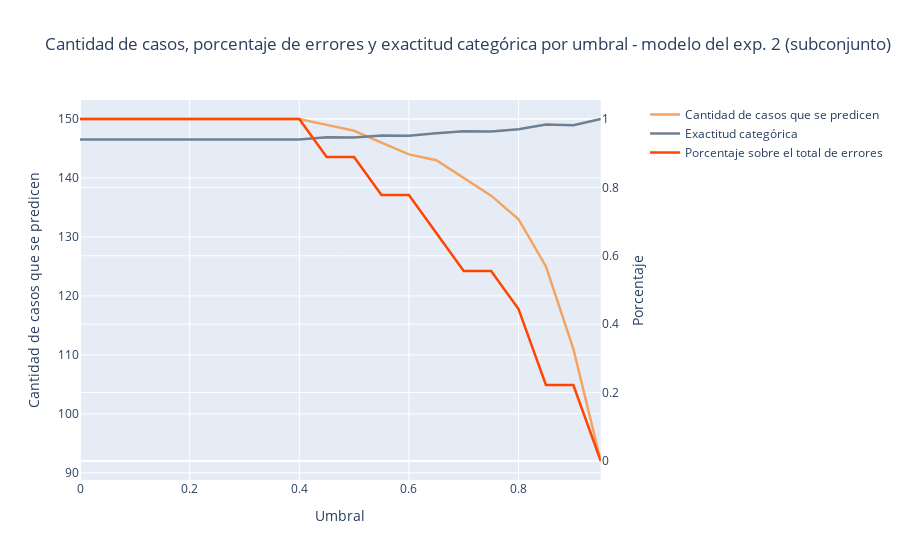
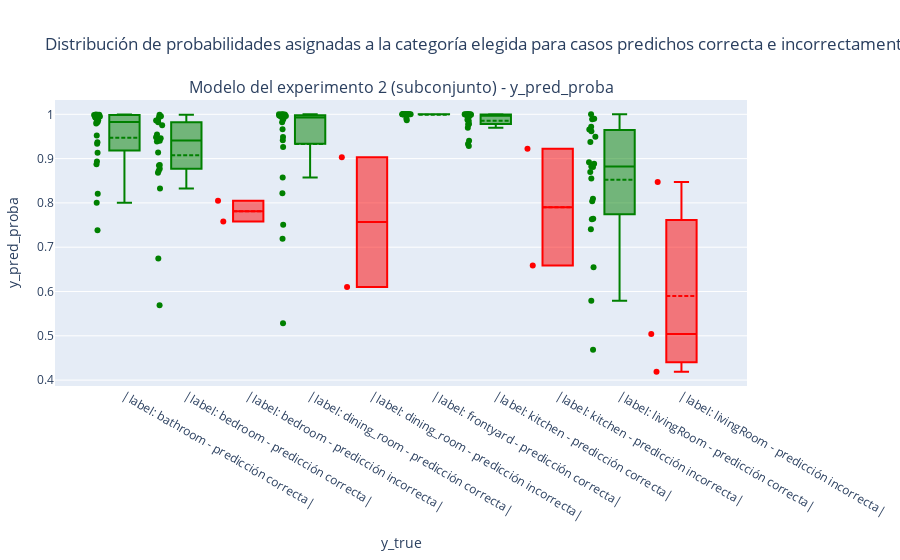
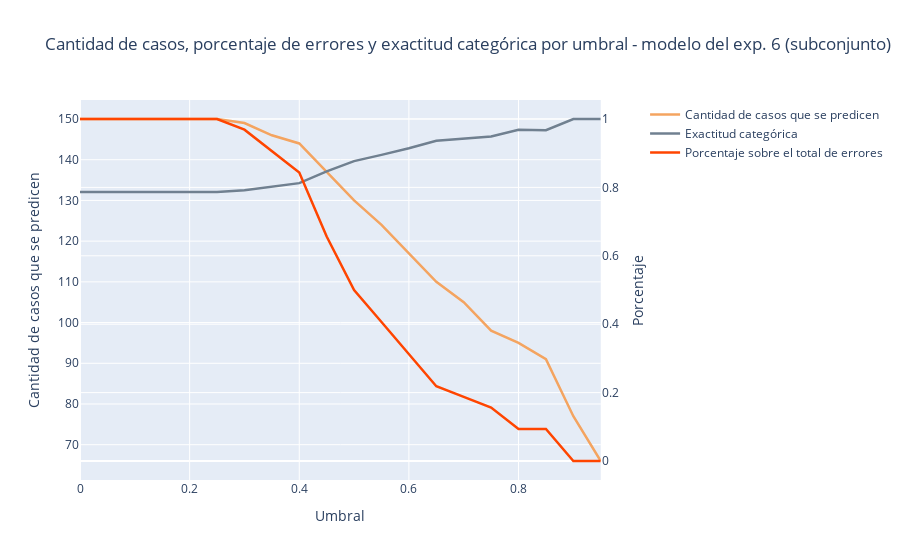
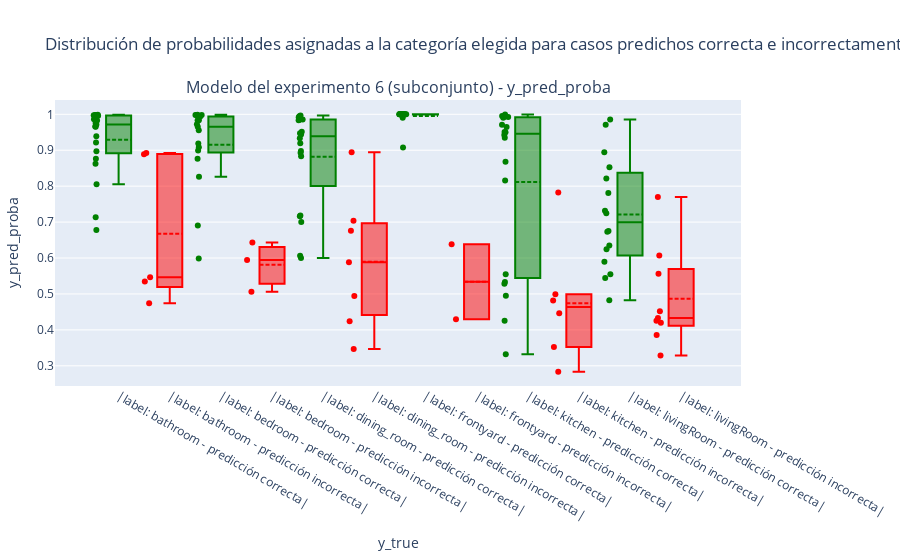

The cell these charts' notebook holds for them, in order:
### Code cell
for path, dataset, exp in [(path1, dataset1, '2 (subconjunto)'), (path2, dataset2, '6 (subconjunto)')]:
    model, test_generator, validation_generator, test_dataset_path = load_model(path, dataset)

    df_pred_test = get_df_pred(model, test_generator, test_dataset_path)

    d = print_pred_proba_error_by_category(df_pred_test)

    d = print_error_by_category(df_pred_test)

    errors, pct, rights, counts = get_error_by_threshold(df_pred_test)

    plot_errors_and_pct_series(pct, rights, counts, exp)
    
    plot_distribution_of_features_by_label(df_pred_test, features=['y_pred_proba'], exp=exp)
    
    print()
    print()
    print()
    print()

### Figure 1 — Plotly figure (JSON) as saved in the notebook; plotly's stock layout.template omitted (floating-point values rounded to 4 significant figures)
{"data": [{"line": {"color": "sandybrown", "width": 2.5}, "name": "Cantidad de casos que se predicen", "opacity": 1, "showlegend": true, "type": "scatter", "x": [0, 0.05, 0.1, 0.15, 0.2, 0.25, 0.3, 0.35, 0.4, 0.45, 0.5, 0.55, 0.6, 0.65, 0.7, 0.75, 0.8, 0.85, 0.9, 0.95], "y": [150, 150, 150, 150, 150, 150, 150, 150, 150, 149, 148, 146, 144, 143, 140, 137, 133, 125, 111, 92]}, {"line": {"color": "slategrey", "width": 2.5}, "name": "Exactitud categórica", "opacity": 1, "showlegend": true, "type": "scatter", "x": [0, 0.05, 0.1, 0.15, 0.2, 0.25, 0.3, 0.35, 0.4, 0.45, 0.5, 0.55, 0.6, 0.65, 0.7, 0.75, 0.8, 0.85, 0.9, 0.95], "xaxis": "x", "y": [0.94, 0.94, 0.94, 0.94, 0.94, 0.94, 0.94, 0.94, 0.94, 0.9463, 0.9459, 0.9521, 0.9514, 0.958, 0.9643, 0.9635, 0.9699, 0.984, 0.982, 1], "yaxis": "y2"}, {"line": {"color": "orangered", "width": 2.5}, "name": "Porcentaje sobre el total de errores", "opacity": 1, "showlegend": true, "type": "scatter", "x": [0, 0.05, 0.1, 0.15, 0.2, 0.25, 0.3, 0.35, 0.4, 0.45, 0.5, 0.55, 0.6, 0.65, 0.7, 0.75, 0.8, 0.85, 0.9, 0.95], "xaxis": "x", "y": [1, 1, 1, 1, 1, 1, 1, 1, 1, 0.8889, 0.8889, 0.7778, 0.7778, 0.6667, 0.5556, 0.5556, 0.4444, 0.2222, 0.2222, 0], "yaxis": "y2"}], "layout": {"title": {"text": "Cantidad de casos, porcentaje de errores y exactitud categórica por umbral - modelo del exp. 2 (subconjunto)"}, "xaxis": {"anchor": "y", "domain": [0, 0.94], "title": {"text": "Umbral"}}, "yaxis": {"anchor": "x", "domain": [0, 1], "title": {"text": "Cantidad de casos que se predicen"}}, "yaxis2": {"anchor": "x", "overlaying": "y", "side": "right", "title": {"text": "Porcentaje"}}}}

### Figure 2 — Plotly figure (JSON) as saved in the notebook; plotly's stock layout.template omitted (floating-point values rounded to 4 significant figures)
{"data": [{"boxmean": true, "boxpoints": "all", "customdata": [["bathroom", "bathroom", 0.9951, "00000139.jpg", true], ["bathroom", "bathroom", 0.9135, "00000332.jpg", true], ["bathroom", "bathroom", 0.9826, "00000393.jpg", true], ["bathroom", "bathroom", 0.9985, "00000497.jpg", true], ["bathroom", "bathroom", 0.7385, "00000655.jpg", true], ["bathroom", "bathroom", 0.9986, "00000681.jpg", true], ["bathroom", "bathroom", 0.9995, "00001342.jpg", true], ["bathroom", "bathroom", 0.9983, "00001489.jpg", true], ["bathroom", "bathroom", 0.9987, "00001645.jpg", true], ["bathroom", "bathroom", 0.8872, "00003103.jpg", true], ["bathroom", "bathroom", 0.9993, "00003240.jpg", true], ["bathroom", "bathroom", 0.9984, "00003321.jpg", true], ["bathroom", "bathroom", 0.9336, "00003526.jpg", true], ["bathroom", "bathroom", 0.8207, "11139172.jpg", true], ["bathroom", "bathroom", 0.9863, "11865906.jpg", true], ["bathroom", "bathroom", 0.9927, "13965910.jpg", true], ["bathroom", "bathroom", 0.9819, "14231680.jpg", true], ["bathroom", "bathroom", 0.9369, "15320674.jpg", true], ["bathroom", "bathroom", 0.9524, "15757982.jpg", true], ["bathroom", "bathroom", 0.8933, "36117165.jpg", true], ["bathroom", "bathroom", 0.9932, "4284122.jpg", true], ["bathroom", "bathroom", 0.8006, "43122075.jpg", true], ["bathroom", "bathroom", 0.9793, "44019757.jpg", true]], "hovertemplate": "y_true=%{customdata[0]}<br>y_pred=%{customdata[1]}<br>y_pred_proba=%{customdata[2]}<br>filename=%{customdata[3]}<br>right_predicted=%{customdata[4]}", "jitter": 0.3, "marker": {"color": "green"}, "name": "|label: bathroom - predicción correcta|", "pointpos": -1.8, "type": "box", "xaxis": "x", "y": [0.9951, 0.9135, 0.9826, 0.9985, 0.7385, 0.9986, 0.9995, 0.9983, 0.9987, 0.8872, 0.9993, 0.9984, 0.9336, 0.8207, 0.9863, 0.9927, 0.9819, 0.9369, 0.9524, 0.8933, 0.9932, 0.8006, 0.9793], "yaxis": "y"}, {"boxmean": true, "boxpoints": "all", "customdata": [], "hovertemplate": "y_true=%{customdata[0]}<br>y_pred=%{customdata[1]}<br>y_pred_proba=%{customdata[2]}<br>filename=%{customdata[3]}<br>right_predicted=%{customdata[4]}", "jitter": 0.3, "marker": {"color": "red"}, "name": "|label: bathroom - predicción incorrecta|", "pointpos": -1.8, "type": "box", "xaxis": "x", "y": [], "yaxis": "y"}, {"boxmean": true, "boxpoints": "all", "customdata": [["bedroom", "bedroom", 0.9823, "00000134.jpg", true], ["bedroom", "bedroom", 0.9867, "00000186.jpg", true], ["bedroom", "bedroom", 0.9988, "00000196.jpg", true], ["bedroom", "bedroom", 0.569, "00000314.jpg", true], ["bedroom", "bedroom", 0.9542, "00000661.jpg", true], ["bedroom", "bedroom", 0.8683, "00000905.jpg", true], ["bedroom", "bedroom", 0.9405, "00001242.jpg", true], ["bedroom", "bedroom", 0.8853, "00001261.jpg", true], ["bedroom", "bedroom", 0.9936, "00001267.jpg", true], ["bedroom", "bedroom", 0.9859, "00001452.jpg", true], ["bedroom", "bedroom", 0.8725, "00001465.jpg", true], ["bedroom", "bedroom", 0.8842, "00001624.jpg", true], ["bedroom", "bedroom", 0.9481, "00001751.jpg", true], ["bedroom", "bedroom", 0.9384, "00002102.jpg", true], ["bedroom", "bedroom", 0.9955, "00002457.jpg", true], ["bedroom", "bedroom", 0.9754, "00002904.jpg", true], ["bedroom", "bedroom", 0.6745, "00003025.jpg", true], ["bedroom", "bedroom", 0.9462, "00004989.jpg", true], ["bedroom", "bedroom", 0.8323, "11775058.jpg", true], ["bedroom", "bedroom", 0.9412, "21237851.jpg", true], ["bedroom", "bedroom", 0.9137, "33145669.jpg", true], ["bedroom", "bedroom", 0.8769, "9903849.jpg", true]], "hovertemplate": "y_true=%{customdata[0]}<br>y_pred=%{customdata[1]}<br>y_pred_proba=%{customdata[2]}<br>filename=%{customdata[3]}<br>right_predicted=%{customdata[4]}", "jitter": 0.3, "marker": {"color": "green"}, "name": "|label: bedroom - predicción correcta|", "pointpos": -1.8, "type": "box", "xaxis": "x", "y": [0.9823, 0.9867, 0.9988, 0.569, 0.9542, 0.8683, 0.9405, 0.8853, 0.9936, 0.9859, 0.8725, 0.8842, 0.9481, 0.9384, 0.9955, 0.9754, 0.6745, 0.9462, 0.8323, 0.9412, 0.9137, 0.8769], "yaxis": "y"}, {"boxmean": true, "boxpoints": "all", "customdata": [["bathroom", "bedroom", 0.7579, "00004213.jpg", false], ["livingRoom", "bedroom", 0.8048, "00000018.jpg", false]], "hovertemplate": "y_true=%{customdata[0]}<br>y_pred=%{customdata[1]}<br>y_pred_proba=%{customdata[2]}<br>filename=%{customdata[3]}<br>right_predicted=%{customdata[4]}", "jitter": 0.3, "marker": {"color": "red"}, "name": "|label: bedroom - predicción incorrecta|", "pointpos": -1.8, "type": "box", "xaxis": "x", "y": [0.7579, 0.8048], "yaxis": "y"}, {"boxmean": true, "boxpoints": "all", "customdata": [["dining_room", "dining_room", 0.9986, "00000073.jpg", true], ["dining_room", "dining_room", 0.9996, "00000134.jpg", true], ["dining_room", "dining_room", 0.9885, "00000319.jpg", true], ["dining_room", "dining_room", 0.5284, "00000399.jpg", true], ["dining_room", "dining_room", 0.7509, "00000746.jpg", true], ["dining_room", "dining_room", 0.9664, "00000747.jpg", true], ["dining_room", "dining_room", 0.9924, "00000879.jpg", true], ["dining_room", "dining_room", 0.9995, "00000881.jpg", true], ["dining_room", "dining_room", 0.9972, "00000998.jpg", true], ["dining_room", "dining_room", 0.719, "00001010.jpg", true], ["dining_room", "dining_room", 0.9926, "00001919.jpg", true], ["dining_room", "dining_room", 0.8571, "00002559.jpg", true], ["dining_room", "dining_room", 0.9957, "00002683.jpg", true], ["dining_room", "dining_room", 0.9962, "00002848.jpg", true], ["dining_room", "dining_room", 0.822, "00003233.jpg", true], ["dining_room", "dining_room", 0.9412, "00003660.jpg", true], ["dining_room", "dining_room", 0.9489, "00003795.jpg", true], ["dining_room", "dining_room", 0.9999, "00004096.jpg", true], ["dining_room", "dining_room", 0.9262, "00004314.jpg", true], ["dining_room", "dining_room", 0.9822, "00004469.jpg", true], ["dining_room", "dining_room", 1.0, "00004691.jpg", true], ["dining_room", "dining_room", 0.9993, "gsun_2f32c3b4991f47a4c12170880672c77d.jpg", true], ["dining_room", "dining_room", 0.9951, "gsun_8730b6bc8a9c25fe043d85992ad62db4.jpg", true], ["dining_room", "dining_room", 0.9964, "gsun_b7170bfa135a0fc069e5445154c24b87.jpg", true]], "hovertemplate": "y_true=%{customdata[0]}<br>y_pred=%{customdata[1]}<br>y_pred_proba=%{customdata[2]}<br>filename=%{customdata[3]}<br>right_predicted=%{customdata[4]}", "jitter": 0.3, "marker": {"color": "green"}, "name": "|label: dining_room - predicción correcta|", "pointpos": -1.8, "type": "box", "xaxis": "x", "y": [0.9986, 0.9996, 0.9885, 0.5284, 0.7509, 0.9664, 0.9924, 0.9995, 0.9972, 0.719, 0.9926, 0.8571, 0.9957, 0.9962, 0.822, 0.9412, 0.9489, 0.9999, 0.9262, 0.9822, 1.0, 0.9993, 0.9951, 0.9964], "yaxis": "y"}, {"boxmean": true, "boxpoints": "all", "customdata": [["kitchen", "dining_room", 0.6102, "00000661.jpg", false], ["livingRoom", "dining_room", 0.9033, "gsun_2cc63cd9275da9896854baed640800fa.jpg", false]], "hovertemplate": "y_true=%{customdata[0]}<br>y_pred=%{customdata[1]}<br>y_pred_proba=%{customdata[2]}<br>filename=%{customdata[3]}<br>right_predicted=%{customdata[4]}", "jitter": 0.3, "marker": {"color": "red"}, "name": "|label: dining_room - predicción incorrecta|", "pointpos": -1.8, "type": "box", "xaxis": "x", "y": [0.6102, 0.9033], "yaxis": "y"}, {"boxmean": true, "boxpoints": "all", "customdata": [["frontyard", "frontyard", 0.9999, "00002919.jpg", true], ["frontyard", "frontyard", 1.0, "00002947.jpg", true], ["frontyard", "frontyard", 1, "00002964.jpg", true], ["frontyard", "frontyard", 1, "00002965.jpg", true], ["frontyard", "frontyard", 1, "00003008.jpg", true], ["frontyard", "frontyard", 1.0, "00003018.jpg", true], ["frontyard", "frontyard", 1.0, "00003020.jpg", true], ["frontyard", "frontyard", 1, "00003043.jpg", true], ["frontyard", "frontyard", 1, "00003054.jpg", true], ["frontyard", "frontyard", 1.0, "00003063.jpg", true], ["frontyard", "frontyard", 0.9906, "00003146.jpg", true], ["frontyard", "frontyard", 1.0, "00003172.jpg", true], ["frontyard", "frontyard", 0.9995, "00003174.jpg", true], ["frontyard", "frontyard", 1.0, "00003236.jpg", true], ["frontyard", "frontyard", 1, "00003258.jpg", true], ["frontyard", "frontyard", 1, "00003262.jpg", true], ["frontyard", "frontyard", 1, "00003282.jpg", true], ["frontyard", "frontyard", 1.0, "00003313.jpg", true], ["frontyard", "frontyard", 1, "00003376.jpg", true], ["frontyard", "frontyard", 1, "00003401.jpg", true], ["frontyard", "frontyard", 1.0, "00003586.jpg", true], ["frontyard", "frontyard", 1.0, "00003610.jpg", true], ["frontyard", "frontyard", 1.0, "00003709.jpg", true], ["frontyard", "frontyard", 0.9864, "gsun_bcf6e124f7899c395cd95f00a9abe701.jpg", true], ["frontyard", "frontyard", 0.9997, "gsun_cb16558078e4f52877579122ec43bea3.jpg", true]], "hovertemplate": "y_true=%{customdata[0]}<br>y_pred=%{customdata[1]}<br>y_pred_proba=%{customdata[2]}<br>filename=%{customdata[3]}<br>right_predicted=%{customdata[4]}", "jitter": 0.3, "marker": {"color": "green"}, "name": "|label: frontyard - predicción correcta|", "pointpos": -1.8, "type": "box", "xaxis": "x", "y": [0.9999, 1.0, 1, 1, 1, 1.0, 1.0, 1, 1, 1.0, 0.9906, 1.0, 0.9995, 1.0, 1, 1, 1, 1.0, 1, 1, 1.0, 1.0, 1.0, 0.9864, 0.9997], "yaxis": "y"}, {"boxmean": true, "boxpoints": "all", "customdata": [], "hovertemplate": "y_true=%{customdata[0]}<br>y_pred=%{customdata[1]}<br>y_pred_proba=%{customdata[2]}<br>filename=%{customdata[3]}<br>right_predicted=%{customdata[4]}", "jitter": 0.3, "marker": {"color": "red"}, "name": "|label: frontyard - predicción incorrecta|", "pointpos": -1.8, "type": "box", "xaxis": "x", "y": [], "yaxis": "y"}, {"boxmean": true, "boxpoints": "all", "customdata": [["kitchen", "kitchen", 0.9993, "00000316.jpg", true], ["kitchen", "kitchen", 0.9781, "00000494.jpg", true], ["kitchen", "kitchen", 1.0, "00003030.jpg", true], ["kitchen", "kitchen", 0.9783, "00003167.jpg", true], ["kitchen", "kitchen", 0.9699, "00003774.jpg", true], ["kitchen", "kitchen", 0.9771, "00004385.jpg", true], ["kitchen", "kitchen", 0.9878, "00004402.jpg", true], ["kitchen", "kitchen", 0.9987, "00004411.jpg", true], ["kitchen", "kitchen", 0.9997, "00004622.jpg", true], ["kitchen", "kitchen", 0.9943, "41903049.jpg", true], ["kitchen", "kitchen", 0.9993, "43121986.jpg", true], ["kitchen", "kitchen", 0.9868, "48996081.jpg", true], ["kitchen", "kitchen", 0.9986, "gsun_0a5c6a8e880f721ccf500681741f8f06.jpg", true], ["kitchen", "kitchen", 0.996, "gsun_bdd260f673ddea1614be04e77826f62a.jpg", true], ["kitchen", "kitchen", 1.0, "gsun_d0596e69362e1ed8cce161cb79cd80a0.jpg", true], ["kitchen", "kitchen", 0.9971, "gsun_d17554e860fe591742c2ce791357a671.jpg", true], ["kitchen", "kitchen", 0.985, "gsun_e357dbf7f82a2de005d8c3b5ef1ba69d.jpg", true], ["kitchen", "kitchen", 1.0, "gsun_e8a69d1300eff4dd51e3c7a7f3f42da7.jpg", true], ["kitchen", "kitchen", 1.0, "gsun_e8db166d55a16ab749cdd8d0bfc1145a.jpg", true], ["kitchen", "kitchen", 0.9329, "gsun_f0445d03107792d661eee314468f46d0.jpg", true], ["kitchen", "kitchen", 0.9284, "gsun_f787799e1ba5be0dc71a48dbb9c330db.jpg", true], ["kitchen", "kitchen", 1.0, "gsun_ff1cb147e42b7bf2ab62e1ea5d5b3080.jpg", true], ["kitchen", "kitchen", 0.9402, "gsun_ff222a0c44b2c6465bc8eaa1bc74c0a5.jpg", true], ["kitchen", "kitchen", 1.0, "gsun_ff390eefcf4918dc63b877eeb02fc7d3.jpg", true]], "hovertemplate": "y_true=%{customdata[0]}<br>y_pred=%{customdata[1]}<br>y_pred_proba=%{customdata[2]}<br>filename=%{customdata[3]}<br>right_predicted=%{customdata[4]}", "jitter": 0.3, "marker": {"color": "green"}, "name": "|label: kitchen - predicción correcta|", "pointpos": -1.8, "type": "box", "xaxis": "x", "y": [0.9993, 0.9781, 1.0, 0.9783, 0.9699, 0.9771, 0.9878, 0.9987, 0.9997, 0.9943, 0.9993, 0.9868, 0.9986, 0.996, 1.0, 0.9971, 0.985, 1.0, 1.0, 0.9329, 0.9284, 1.0, 0.9402, 1.0], "yaxis": "y"}, {"boxmean": true, "boxpoints": "all", "customdata": [["bathroom", "kitchen", 0.6585, "00001057.jpg", false], ["dining_room", "kitchen", 0.9221, "00002422.jpg", false]], "hovertemplate": "y_true=%{customdata[0]}<br>y_pred=%{customdata[1]}<br>y_pred_proba=%{customdata[2]}<br>filename=%{customdata[3]}<br>right_predicted=%{customdata[4]}", "jitter": 0.3, "marker": {"color": "red"}, "name": "|label: kitchen - predicción incorrecta|", "pointpos": -1.8, "type": "box", "xaxis": "x", "y": [0.6585, 0.9221], "yaxis": "y"}, {"boxmean": true, "boxpoints": "all", "customdata": [["livingRoom", "livingRoom", 0.87, "00000100.jpg", true], ["livingRoom", "livingRoom", 0.9899, "00000155.jpg", true], ["livingRoom", "livingRoom", 0.9717, "00000580.jpg", true], ["livingRoom", "livingRoom", 0.8813, "00000621.jpg", true], ["livingRoom", "livingRoom", 0.8553, "31434025.jpg", true], ["livingRoom", "livingRoom", 0.9619, "41541703.jpg", true], ["livingRoom", "livingRoom", 0.9373, "47991206.jpg", true], ["livingRoom", "livingRoom", 0.8036, "55554347.jpg", true], ["livingRoom", "livingRoom", 0.9907, "gsun_0ebc18c4cd8b6b52207613deff40d002.jpg", true], ["livingRoom", "livingRoom", 1.0, "gsun_0fea5f984f711b7208402786b9c32b5d.jpg", true], ["livingRoom", "livingRoom", 0.7403, "gsun_12633c2b7fd7802b7b532250e22d296e.jpg", true], ["livingRoom", "livingRoom", 0.7631, "gsun_1bdb22548de975b78c4657c8e39bf4da.jpg", true], ["livingRoom", "livingRoom", 0.882, "gsun_1c8b627abba15eae357293b1b0de2655.jpg", true], ["livingRoom", "livingRoom", 0.6549, "gsun_1cc782a021199f296c618b792407a197.jpg", true], ["livingRoom", "livingRoom", 0.9496, "gsun_1ff087de8ba7f152cbd6030cafcb627e.jpg", true], ["livingRoom", "livingRoom", 0.8093, "gsun_2daccfb415496c651efede69bd964ecb.jpg", true], ["livingRoom", "livingRoom", 0.8916, "gsun_2e1bb958c73173be22318a736a23a165.jpg", true], ["livingRoom", "livingRoom", 0.8886, "gsun_32771db87a919dc724e0fe778e46cc28.jpg", true], ["livingRoom", "livingRoom", 0.5789, "gsun_3b596ca24a2045f2e8a176dbf94b03cf.jpg", true], ["livingRoom", "livingRoom", 0.4684, "gsun_3c6d543e0842ec253477432ad4604ed2.jpg", true], ["livingRoom", "livingRoom", 0.7644, "gsun_5aabdf5f2f711e993719102dc9753ec0.jpg", true], ["livingRoom", "livingRoom", 0.9891, "gsun_5cddbf0d660c2871dc3ed553189cfd47.jpg", true], ["livingRoom", "livingRoom", 0.9655, "gsun_64290f6d318ab90283f0f0d406e1b8a7.jpg", true]], "hovertemplate": "y_true=%{customdata[0]}<br>y_pred=%{customdata[1]}<br>y_pred_proba=%{customdata[2]}<br>filename=%{customdata[3]}<br>right_predicted=%{customdata[4]}", "jitter": 0.3, "marker": {"color": "green"}, "name": "|label: livingRoom - predicción correcta|", "pointpos": -1.8, "type": "box", "xaxis": "x", "y": [0.87, 0.9899, 0.9717, 0.8813, 0.8553, 0.9619, 0.9373, 0.8036, 0.9907, 1.0, 0.7403, 0.7631, 0.882, 0.6549, 0.9496, 0.8093, 0.8916, 0.8886, 0.5789, 0.4684, 0.7644, 0.9891, 0.9655], "yaxis": "y"}, {"boxmean": true, "boxpoints": "all", "customdata": [["bedroom", "livingRoom", 0.4189, "00000361.jpg", false], ["bedroom", "livingRoom", 0.504, "11084870.jpg", false], ["bedroom", "livingRoom", 0.847, "11867892.jpg", false]], "hovertemplate": "y_true=%{customdata[0]}<br>y_pred=%{customdata[1]}<br>y_pred_proba=%{customdata[2]}<br>filename=%{customdata[3]}<br>right_predicted=%{customdata[4]}", "jitter": 0.3, "marker": {"color": "red"}, "name": "|label: livingRoom - predicción incorrecta|", "pointpos": -1.8, "type": "box", "xaxis": "x", "y": [0.4189, 0.504, 0.847], "yaxis": "y"}], "layout": {"annotations": [{"font": {"size": 16}, "showarrow": false, "text": "Modelo del experimento 2 (subconjunto) - y_pred_proba", "x": 0.5, "xanchor": "center", "xref": "paper", "y": 1, "yanchor": "bottom", "yref": "paper"}], "margin": {"b": 80, "l": 40, "r": 30, "t": 100}, "showlegend": false, "title": {"text": "Distribución de probabilidades asignadas a la categoría elegida para casos predichos correcta e incorrectamente"}, "xaxis": {"anchor": "y", "domain": [0, 1], "title": {"text": "y_true"}}, "yaxis": {"anchor": "x", "autorange": true, "domain": [0, 1], "gridcolor": "rgb(255, 255, 255)", "gridwidth": 1, "showgrid": true, "title": {"text": "y_pred_proba"}, "zeroline": true, "zerolinecolor": "rgb(255, 255, 255)", "zerolinewidth": 2}}}

### Figure 3 — Plotly figure (JSON) as saved in the notebook; plotly's stock layout.template omitted (floating-point values rounded to 4 significant figures)
{"data": [{"line": {"color": "sandybrown", "width": 2.5}, "name": "Cantidad de casos que se predicen", "opacity": 1, "showlegend": true, "type": "scatter", "x": [0, 0.05, 0.1, 0.15, 0.2, 0.25, 0.3, 0.35, 0.4, 0.45, 0.5, 0.55, 0.6, 0.65, 0.7, 0.75, 0.8, 0.85, 0.9, 0.95], "y": [150, 150, 150, 150, 150, 150, 149, 146, 144, 137, 130, 124, 117, 110, 105, 98, 95, 91, 77, 66]}, {"line": {"color": "slategrey", "width": 2.5}, "name": "Exactitud categórica", "opacity": 1, "showlegend": true, "type": "scatter", "x": [0, 0.05, 0.1, 0.15, 0.2, 0.25, 0.3, 0.35, 0.4, 0.45, 0.5, 0.55, 0.6, 0.65, 0.7, 0.75, 0.8, 0.85, 0.9, 0.95], "xaxis": "x", "y": [0.7867, 0.7867, 0.7867, 0.7867, 0.7867, 0.7867, 0.7919, 0.8014, 0.8125, 0.8467, 0.8769, 0.8952, 0.9145, 0.9364, 0.9429, 0.949, 0.9684, 0.967, 1, 1], "yaxis": "y2"}, {"line": {"color": "orangered", "width": 2.5}, "name": "Porcentaje sobre el total de errores", "opacity": 1, "showlegend": true, "type": "scatter", "x": [0, 0.05, 0.1, 0.15, 0.2, 0.25, 0.3, 0.35, 0.4, 0.45, 0.5, 0.55, 0.6, 0.65, 0.7, 0.75, 0.8, 0.85, 0.9, 0.95], "xaxis": "x", "y": [1, 1, 1, 1, 1, 1, 0.9688, 0.9062, 0.8438, 0.6562, 0.5, 0.4062, 0.3125, 0.2188, 0.1875, 0.1562, 0.09375, 0.09375, 0, 0], "yaxis": "y2"}], "layout": {"title": {"text": "Cantidad de casos, porcentaje de errores y exactitud categórica por umbral - modelo del exp. 6 (subconjunto)"}, "xaxis": {"anchor": "y", "domain": [0, 0.94], "title": {"text": "Umbral"}}, "yaxis": {"anchor": "x", "domain": [0, 1], "title": {"text": "Cantidad de casos que se predicen"}}, "yaxis2": {"anchor": "x", "overlaying": "y", "side": "right", "title": {"text": "Porcentaje"}}}}

### Figure 4 — Plotly figure (JSON) as saved in the notebook; plotly's stock layout.template omitted (floating-point values rounded to 4 significant figures)
{"data": [{"boxmean": true, "boxpoints": "all", "customdata": [["bathroom", "bathroom", 0.9962, "00000139.jpg", true], ["bathroom", "bathroom", 0.897, "00000393.jpg", true], ["bathroom", "bathroom", 0.7138, "00000655.jpg", true], ["bathroom", "bathroom", 0.6782, "00000681.jpg", true], ["bathroom", "bathroom", 0.9988, "00001057.jpg", true], ["bathroom", "bathroom", 0.9967, "00001342.jpg", true], ["bathroom", "bathroom", 0.9653, "00001489.jpg", true], ["bathroom", "bathroom", 0.9978, "00001645.jpg", true], ["bathroom", "bathroom", 0.9388, "00003103.jpg", true], ["bathroom", "bathroom", 0.9882, "00003240.jpg", true], ["bathroom", "bathroom", 0.9974, "00003321.jpg", true], ["bathroom", "bathroom", 0.8051, "00003526.jpg", true], ["bathroom", "bathroom", 0.8627, "11139172.jpg", true], ["bathroom", "bathroom", 0.9864, "11865906.jpg", true], ["bathroom", "bathroom", 0.876, "13965910.jpg", true], ["bathroom", "bathroom", 0.9213, "14231680.jpg", true], ["bathroom", "bathroom", 0.983, "15757982.jpg", true], ["bathroom", "bathroom", 0.9757, "36117165.jpg", true], ["bathroom", "bathroom", 0.9713, "4284122.jpg", true], ["bathroom", "bathroom", 0.9978, "43122075.jpg", true], ["bathroom", "bathroom", 0.9663, "44019757.jpg", true]], "hovertemplate": "y_true=%{customdata[0]}<br>y_pred=%{customdata[1]}<br>y_pred_proba=%{customdata[2]}<br>filename=%{customdata[3]}<br>right_predicted=%{customdata[4]}", "jitter": 0.3, "marker": {"color": "green"}, "name": "|label: bathroom - predicción correcta|", "pointpos": -1.8, "type": "box", "xaxis": "x", "y": [0.9962, 0.897, 0.7138, 0.6782, 0.9988, 0.9967, 0.9653, 0.9978, 0.9388, 0.9882, 0.9974, 0.8051, 0.8627, 0.9864, 0.876, 0.9213, 0.983, 0.9757, 0.9713, 0.9978, 0.9663], "yaxis": "y"}, {"boxmean": true, "boxpoints": "all", "customdata": [["bedroom", "bathroom", 0.8886, "11775058.jpg", false], ["bedroom", "bathroom", 0.4743, "21237851.jpg", false], ["kitchen", "bathroom", 0.8923, "48996081.jpg", false], ["livingRoom", "bathroom", 0.5347, "31434025.jpg", false], ["livingRoom", "bathroom", 0.5467, "55554347.jpg", false]], "hovertemplate": "y_true=%{customdata[0]}<br>y_pred=%{customdata[1]}<br>y_pred_proba=%{customdata[2]}<br>filename=%{customdata[3]}<br>right_predicted=%{customdata[4]}", "jitter": 0.3, "marker": {"color": "red"}, "name": "|label: bathroom - predicción incorrecta|", "pointpos": -1.8, "type": "box", "xaxis": "x", "y": [0.8886, 0.4743, 0.8923, 0.5347, 0.5467], "yaxis": "y"}, {"boxmean": true, "boxpoints": "all", "customdata": [["bedroom", "bedroom", 0.9833, "00000134.jpg", true], ["bedroom", "bedroom", 0.5988, "00000186.jpg", true], ["bedroom", "bedroom", 0.9929, "00000196.jpg", true], ["bedroom", "bedroom", 0.9987, "00000661.jpg", true], ["bedroom", "bedroom", 0.9979, "00000905.jpg", true], ["bedroom", "bedroom", 0.9084, "00001261.jpg", true], ["bedroom", "bedroom", 0.9834, "00001267.jpg", true], ["bedroom", "bedroom", 0.8992, "00001465.jpg", true], ["bedroom", "bedroom", 0.6907, "00001624.jpg", true], ["bedroom", "bedroom", 0.9656, "00002102.jpg", true], ["bedroom", "bedroom", 0.9981, "00002457.jpg", true], ["bedroom", "bedroom", 0.9979, "00002904.jpg", true], ["bedroom", "bedroom", 0.972, "00003025.jpg", true], ["bedroom", "bedroom", 0.9185, "00004989.jpg", true], ["bedroom", "bedroom", 0.9557, "11084870.jpg", true], ["bedroom", "bedroom", 0.8764, "11867892.jpg", true], ["bedroom", "bedroom", 0.8261, "9903849.jpg", true]], "hovertemplate": "y_true=%{customdata[0]}<br>y_pred=%{customdata[1]}<br>y_pred_proba=%{customdata[2]}<br>filename=%{customdata[3]}<br>right_predicted=%{customdata[4]}", "jitter": 0.3, "marker": {"color": "green"}, "name": "|label: bedroom - predicción correcta|", "pointpos": -1.8, "type": "box", "xaxis": "x", "y": [0.9833, 0.5988, 0.9929, 0.9987, 0.9979, 0.9084, 0.9834, 0.8992, 0.6907, 0.9656, 0.9981, 0.9979, 0.972, 0.9185, 0.9557, 0.8764, 0.8261], "yaxis": "y"}, {"boxmean": true, "boxpoints": "all", "customdata": [["bathroom", "bedroom", 0.6431, "00000497.jpg", false], ["frontyard", "bedroom", 0.506, "00003146.jpg", false], ["livingRoom", "bedroom", 0.5943, "gsun_1bdb22548de975b78c4657c8e39bf4da.jpg", false]], "hovertemplate": "y_true=%{customdata[0]}<br>y_pred=%{customdata[1]}<br>y_pred_proba=%{customdata[2]}<br>filename=%{customdata[3]}<br>right_predicted=%{customdata[4]}", "jitter": 0.3, "marker": {"color": "red"}, "name": "|label: bedroom - predicción incorrecta|", "pointpos": -1.8, "type": "box", "xaxis": "x", "y": [0.6431, 0.506, 0.5943], "yaxis": "y"}, {"boxmean": true, "boxpoints": "all", "customdata": [["dining_room", "dining_room", 0.9965, "00000073.jpg", true], ["dining_room", "dining_room", 0.9904, "00000134.jpg", true], ["dining_room", "dining_room", 0.8981, "00000319.jpg", true], ["dining_room", "dining_room", 0.7161, "00000399.jpg", true], ["dining_room", "dining_room", 0.7002, "00000747.jpg", true], ["dining_room", "dining_room", 0.8932, "00000879.jpg", true], ["dining_room", "dining_room", 0.985, "00000881.jpg", true], ["dining_room", "dining_room", 0.9516, "00000998.jpg", true], ["dining_room", "dining_room", 0.9943, "00001010.jpg", true], ["dining_room", "dining_room", 0.6061, "00002559.jpg", true], ["dining_room", "dining_room", 0.9438, "00002683.jpg", true], ["dining_room", "dining_room", 0.8832, "00002848.jpg", true], ["dining_room", "dining_room", 0.6003, "00003660.jpg", true], ["dining_room", "dining_room", 0.7184, "00003795.jpg", true], ["dining_room", "dining_room", 0.9918, "00004096.jpg", true], ["dining_room", "dining_room", 0.9857, "00004314.jpg", true], ["dining_room", "dining_room", 0.9194, "00004691.jpg", true], ["dining_room", "dining_room", 0.9472, "gsun_2f32c3b4991f47a4c12170880672c77d.jpg", true], ["dining_room", "dining_room", 0.9335, "gsun_8730b6bc8a9c25fe043d85992ad62db4.jpg", true], ["dining_room", "dining_room", 0.9833, "gsun_b7170bfa135a0fc069e5445154c24b87.jpg", true]], "hovertemplate": "y_true=%{customdata[0]}<br>y_pred=%{customdata[1]}<br>y_pred_proba=%{customdata[2]}<br>filename=%{customdata[3]}<br>right_predicted=%{customdata[4]}", "jitter": 0.3, "marker": {"color": "green"}, "name": "|label: dining_room - predicción correcta|", "pointpos": -1.8, "type": "box", "xaxis": "x", "y": [0.9965, 0.9904, 0.8981, 0.7161, 0.7002, 0.8932, 0.985, 0.9516, 0.9943, 0.6061, 0.9438, 0.8832, 0.6003, 0.7184, 0.9918, 0.9857, 0.9194, 0.9472, 0.9335, 0.9833], "yaxis": "y"}, {"boxmean": true, "boxpoints": "all", "customdata": [["bedroom", "dining_room", 0.3468, "00000314.jpg", false], ["bedroom", "dining_room", 0.5885, "00000361.jpg", false], ["kitchen", "dining_room", 0.4241, "gsun_f787799e1ba5be0dc71a48dbb9c330db.jpg", false], ["kitchen", "dining_room", 0.8944, "gsun_ff1cb147e42b7bf2ab62e1ea5d5b3080.jpg", false], ["livingRoom", "dining_room", 0.7036, "gsun_12633c2b7fd7802b7b532250e22d296e.jpg", false], ["livingRoom", "dining_room", 0.4943, "gsun_3b596ca24a2045f2e8a176dbf94b03cf.jpg", false], ["livingRoom", "dining_room", 0.6758, "gsun_3c6d543e0842ec253477432ad4604ed2.jpg", false]], "hovertemplate": "y_true=%{customdata[0]}<br>y_pred=%{customdata[1]}<br>y_pred_proba=%{customdata[2]}<br>filename=%{customdata[3]}<br>right_predicted=%{customdata[4]}", "jitter": 0.3, "marker": {"color": "red"}, "name": "|label: dining_room - predicción incorrecta|", "pointpos": -1.8, "type": "box", "xaxis": "x", "y": [0.3468, 0.5885, 0.4241, 0.8944, 0.7036, 0.4943, 0.6758], "yaxis": "y"}, {"boxmean": true, "boxpoints": "all", "customdata": [["frontyard", "frontyard", 0.9997, "00002919.jpg", true], ["frontyard", "frontyard", 1.0, "00002947.jpg", true], ["frontyard", "frontyard", 1.0, "00002964.jpg", true], ["frontyard", "frontyard", 1.0, "00002965.jpg", true], ["frontyard", "frontyard", 1, "00003008.jpg", true], ["frontyard", "frontyard", 0.9996, "00003018.jpg", true], ["frontyard", "frontyard", 1.0, "00003020.jpg", true], ["frontyard", "frontyard", 1.0, "00003043.jpg", true], ["frontyard", "frontyard", 1, "00003054.jpg", true], ["frontyard", "frontyard", 0.9075, "00003063.jpg", true], ["frontyard", "frontyard", 0.9995, "00003172.jpg", true], ["frontyard", "frontyard", 1.0, "00003174.jpg", true], ["frontyard", "frontyard", 1.0, "00003236.jpg", true], ["frontyard", "frontyard", 1, "00003258.jpg", true], ["frontyard", "frontyard", 1, "00003262.jpg", true], ["frontyard", "frontyard", 1, "00003282.jpg", true], ["frontyard", "frontyard", 1.0, "00003313.jpg", true], ["frontyard", "frontyard", 1.0, "00003376.jpg", true], ["frontyard", "frontyard", 1, "00003401.jpg", true], ["frontyard", "frontyard", 1.0, "00003586.jpg", true], ["frontyard", "frontyard", 1.0, "00003610.jpg", true], ["frontyard", "frontyard", 0.9977, "00003709.jpg", true], ["frontyard", "frontyard", 0.9995, "gsun_bcf6e124f7899c395cd95f00a9abe701.jpg", true], ["frontyard", "frontyard", 0.9904, "gsun_cb16558078e4f52877579122ec43bea3.jpg", true]], "hovertemplate": "y_true=%{customdata[0]}<br>y_pred=%{customdata[1]}<br>y_pred_proba=%{customdata[2]}<br>filename=%{customdata[3]}<br>right_predicted=%{customdata[4]}", "jitter": 0.3, "marker": {"color": "green"}, "name": "|label: frontyard - predicción correcta|", "pointpos": -1.8, "type": "box", "xaxis": "x", "y": [0.9997, 1.0, 1.0, 1.0, 1, 0.9996, 1.0, 1.0, 1, 0.9075, 0.9995, 1.0, 1.0, 1, 1, 1, 1.0, 1.0, 1, 1.0, 1.0, 0.9977, 0.9995, 0.9904], "yaxis": "y"}, {"boxmean": true, "boxpoints": "all", "customdata": [["livingRoom", "frontyard", 0.6386, "00000100.jpg", false], ["livingRoom", "frontyard", 0.4296, "gsun_1cc782a021199f296c618b792407a197.jpg", false]], "hovertemplate": "y_true=%{customdata[0]}<br>y_pred=%{customdata[1]}<br>y_pred_proba=%{customdata[2]}<br>filename=%{customdata[3]}<br>right_predicted=%{customdata[4]}", "jitter": 0.3, "marker": {"color": "red"}, "name": "|label: frontyard - predicción incorrecta|", "pointpos": -1.8, "type": "box", "xaxis": "x", "y": [0.6386, 0.4296], "yaxis": "y"}, {"boxmean": true, "boxpoints": "all", "customdata": [["kitchen", "kitchen", 0.9646, "00000316.jpg", true], ["kitchen", "kitchen", 0.9346, "00000494.jpg", true], ["kitchen", "kitchen", 0.4258, "00000661.jpg", true], ["kitchen", "kitchen", 0.9927, "00003030.jpg", true], ["kitchen", "kitchen", 0.9929, "00003167.jpg", true], ["kitchen", "kitchen", 0.8158, "00003774.jpg", true], ["kitchen", "kitchen", 0.5334, "00004385.jpg", true], ["kitchen", "kitchen", 0.9954, "00004402.jpg", true], ["kitchen", "kitchen", 0.9422, "00004411.jpg", true], ["kitchen", "kitchen", 0.8681, "00004622.jpg", true], ["kitchen", "kitchen", 0.3319, "41903049.jpg", true], ["kitchen", "kitchen", 0.4947, "43121986.jpg", true], ["kitchen", "kitchen", 0.9501, "gsun_bdd260f673ddea1614be04e77826f62a.jpg", true], ["kitchen", "kitchen", 0.9906, "gsun_d0596e69362e1ed8cce161cb79cd80a0.jpg", true], ["kitchen", "kitchen", 0.5283, "gsun_d17554e860fe591742c2ce791357a671.jpg", true], ["kitchen", "kitchen", 0.971, "gsun_e357dbf7f82a2de005d8c3b5ef1ba69d.jpg", true], ["kitchen", "kitchen", 0.9952, "gsun_e8a69d1300eff4dd51e3c7a7f3f42da7.jpg", true], ["kitchen", "kitchen", 0.9998, "gsun_e8db166d55a16ab749cdd8d0bfc1145a.jpg", true], ["kitchen", "kitchen", 0.5552, "gsun_f0445d03107792d661eee314468f46d0.jpg", true], ["kitchen", "kitchen", 0.9504, "gsun_ff390eefcf4918dc63b877eeb02fc7d3.jpg", true]], "hovertemplate": "y_true=%{customdata[0]}<br>y_pred=%{customdata[1]}<br>y_pred_proba=%{customdata[2]}<br>filename=%{customdata[3]}<br>right_predicted=%{customdata[4]}", "jitter": 0.3, "marker": {"color": "green"}, "name": "|label: kitchen - predicción correcta|", "pointpos": -1.8, "type": "box", "xaxis": "x", "y": [0.9646, 0.9346, 0.4258, 0.9927, 0.9929, 0.8158, 0.5334, 0.9954, 0.9422, 0.8681, 0.3319, 0.4947, 0.9501, 0.9906, 0.5283, 0.971, 0.9952, 0.9998, 0.5552, 0.9504], "yaxis": "y"}, {"boxmean": true, "boxpoints": "all", "customdata": [["bathroom", "kitchen", 0.3521, "00000332.jpg", false], ["bedroom", "kitchen", 0.482, "00001242.jpg", false], ["bedroom", "kitchen", 0.2836, "33145669.jpg", false], ["dining_room", "kitchen", 0.7821, "00002422.jpg", false], ["dining_room", "kitchen", 0.499, "00004469.jpg", false], ["livingRoom", "kitchen", 0.4461, "gsun_0ebc18c4cd8b6b52207613deff40d002.jpg", false]], "hovertemplate": "y_true=%{customdata[0]}<br>y_pred=%{customdata[1]}<br>y_pred_proba=%{customdata[2]}<br>filename=%{customdata[3]}<br>right_predicted=%{customdata[4]}", "jitter": 0.3, "marker": {"color": "red"}, "name": "|label: kitchen - predicción incorrecta|", "pointpos": -1.8, "type": "box", "xaxis": "x", "y": [0.3521, 0.482, 0.2836, 0.7821, 0.499, 0.4461], "yaxis": "y"}, {"boxmean": true, "boxpoints": "all", "customdata": [["livingRoom", "livingRoom", 0.4825, "00000018.jpg", true], ["livingRoom", "livingRoom", 0.781, "00000155.jpg", true], ["livingRoom", "livingRoom", 0.6348, "00000580.jpg", true], ["livingRoom", "livingRoom", 0.7247, "00000621.jpg", true], ["livingRoom", "livingRoom", 0.8215, "41541703.jpg", true], ["livingRoom", "livingRoom", 0.9853, "47991206.jpg", true], ["livingRoom", "livingRoom", 0.8526, "gsun_0fea5f984f711b7208402786b9c32b5d.jpg", true], ["livingRoom", "livingRoom", 0.6751, "gsun_1c8b627abba15eae357293b1b0de2655.jpg", true], ["livingRoom", "livingRoom", 0.5546, "gsun_1ff087de8ba7f152cbd6030cafcb627e.jpg", true], ["livingRoom", "livingRoom", 0.6734, "gsun_2cc63cd9275da9896854baed640800fa.jpg", true], ["livingRoom", "livingRoom", 0.5896, "gsun_2daccfb415496c651efede69bd964ecb.jpg", true], ["livingRoom", "livingRoom", 0.6246, "gsun_2e1bb958c73173be22318a736a23a165.jpg", true], ["livingRoom", "livingRoom", 0.7319, "gsun_32771db87a919dc724e0fe778e46cc28.jpg", true], ["livingRoom", "livingRoom", 0.9708, "gsun_5aabdf5f2f711e993719102dc9753ec0.jpg", true], ["livingRoom", "livingRoom", 0.8945, "gsun_5cddbf0d660c2871dc3ed553189cfd47.jpg", true], ["livingRoom", "livingRoom", 0.5445, "gsun_64290f6d318ab90283f0f0d406e1b8a7.jpg", true]], "hovertemplate": "y_true=%{customdata[0]}<br>y_pred=%{customdata[1]}<br>y_pred_proba=%{customdata[2]}<br>filename=%{customdata[3]}<br>right_predicted=%{customdata[4]}", "jitter": 0.3, "marker": {"color": "green"}, "name": "|label: livingRoom - predicción correcta|", "pointpos": -1.8, "type": "box", "xaxis": "x", "y": [0.4825, 0.781, 0.6348, 0.7247, 0.8215, 0.9853, 0.8526, 0.6751, 0.5546, 0.6734, 0.5896, 0.6246, 0.7319, 0.9708, 0.8945, 0.5445], "yaxis": "y"}, {"boxmean": true, "boxpoints": "all", "customdata": [["bathroom", "livingRoom", 0.3859, "00004213.jpg", false], ["bathroom", "livingRoom", 0.77, "15320674.jpg", false], ["bedroom", "livingRoom", 0.4332, "00001452.jpg", false], ["bedroom", "livingRoom", 0.5566, "00001751.jpg", false], ["dining_room", "livingRoom", 0.4252, "00000746.jpg", false], ["dining_room", "livingRoom", 0.4516, "00001919.jpg", false], ["dining_room", "livingRoom", 0.3284, "00003233.jpg", false], ["kitchen", "livingRoom", 0.6069, "gsun_0a5c6a8e880f721ccf500681741f8f06.jpg", false], ["kitchen", "livingRoom", 0.4201, "gsun_ff222a0c44b2c6465bc8eaa1bc74c0a5.jpg", false]], "hovertemplate": "y_true=%{customdata[0]}<br>y_pred=%{customdata[1]}<br>y_pred_proba=%{customdata[2]}<br>filename=%{customdata[3]}<br>right_predicted=%{customdata[4]}", "jitter": 0.3, "marker": {"color": "red"}, "name": "|label: livingRoom - predicción incorrecta|", "pointpos": -1.8, "type": "box", "xaxis": "x", "y": [0.3859, 0.77, 0.4332, 0.5566, 0.4252, 0.4516, 0.3284, 0.6069, 0.4201], "yaxis": "y"}], "layout": {"annotations": [{"font": {"size": 16}, "showarrow": false, "text": "Modelo del experimento 6 (subconjunto) - y_pred_proba", "x": 0.5, "xanchor": "center", "xref": "paper", "y": 1, "yanchor": "bottom", "yref": "paper"}], "margin": {"b": 80, "l": 40, "r": 30, "t": 100}, "showlegend": false, "title": {"text": "Distribución de probabilidades asignadas a la categoría elegida para casos predichos correcta e incorrectamente"}, "xaxis": {"anchor": "y", "domain": [0, 1], "title": {"text": "y_true"}}, "yaxis": {"anchor": "x", "autorange": true, "domain": [0, 1], "gridcolor": "rgb(255, 255, 255)", "gridwidth": 1, "showgrid": true, "title": {"text": "y_pred_proba"}, "zeroline": true, "zerolinecolor": "rgb(255, 255, 255)", "zerolinewidth": 2}}}
